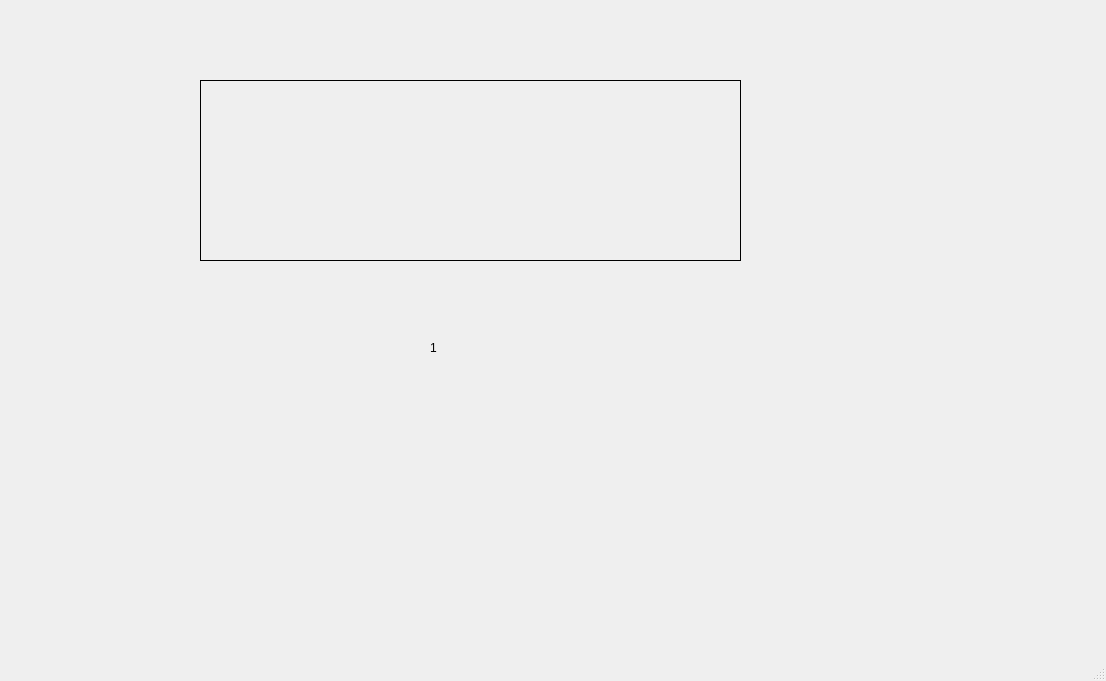
<?xml version="1.0" encoding="UTF-8"?>
<ui version="4.0">
 <class>MainWindow</class>
 <widget class="QMainWindow" name="MainWindow">
  <property name="geometry">
   <rect>
    <x>0</x>
    <y>0</y>
    <width>1106</width>
    <height>681</height>
   </rect>
  </property>
  <property name="windowTitle">
   <string>MainWindow</string>
  </property>
  <widget class="QWidget" name="centralwidget">
   <widget class="myLabel" name="label">
    <property name="geometry">
     <rect>
      <x>200</x>
      <y>80</y>
      <width>541</width>
      <height>181</height>
     </rect>
    </property>
    <property name="frameShape">
     <enum>QFrame::Box</enum>
    </property>
    <property name="text">
     <string/>
    </property>
   </widget>
   <widget class="QLabel" name="label_2">
    <property name="geometry">
     <rect>
      <x>430</x>
      <y>340</y>
      <width>54</width>
      <height>16</height>
     </rect>
    </property>
    <property name="text">
     <string>1</string>
    </property>
   </widget>
  </widget>
  <widget class="QMenuBar" name="menubar">
   <property name="geometry">
    <rect>
     <x>0</x>
     <y>0</y>
     <width>1106</width>
     <height>22</height>
    </rect>
   </property>
  </widget>
  <widget class="QStatusBar" name="statusbar"/>
 </widget>
 <customwidgets>
  <customwidget>
   <class>myLabel</class>
   <extends>QLabel</extends>
   <header location="global">mylabel.h</header>
  </customwidget>
 </customwidgets>
 <resources/>
 <connections/>
</ui>
